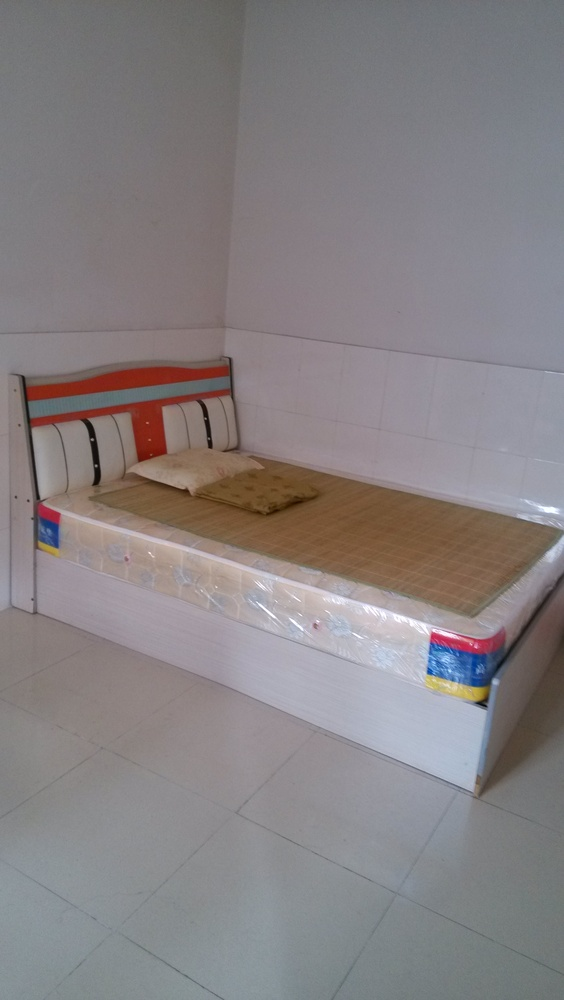
%> input picture 111/bed.jpg, 564 x 1000 px, shrunk from 1840 x 3264 before the run
$ octave main111z.m   (GNU Octave 9; MATLAB toolbox functions it lacks are replaced by stand-ins)
%> lines starting %> are read from the running program, lines starting %| are printed output that depends on the picture
### 111/hboxfilter.m
function sum=hboxfilter(patch_darkchanel,r)

[m,n]=size(patch_darkchanel);

sum_h= cumsum(patch_darkchanel,2);

sum=zeros(m,n);

sum(:,1:r+1) = sum_h(:,r+1:2*r+1);

sum(:,r+2:n-r) = sum_h(:,2*r+2:n)-sum_h(:,2:n-2*r);

sum(:,n-r+1:n) = sum_h(:,n)*ones(1,r)-sum_h(:,n-2*r+1:n-r);


% [14 lines of commented-out code are left out]

### 111/guidedfilter1.m
function refine_darkchannel=guidefilter1(Darkchannel,patch_darkchannel,rd,eps)

N=hboxfilter(ones(size(Darkchannel)),rd);

uk=hboxfilter(Darkchannel,rd)./N;

pk=hboxfilter(patch_darkchannel,rd)./N;

IP=hboxfilter(patch_darkchannel.*Darkchannel,rd)./N;

fenzi=IP-uk.*pk;

II=hboxfilter(Darkchannel.*Darkchannel,rd)./N;

esk=II-uk.*uk;

fenmu=esk+eps;

ak=fenzi./fenmu;

bk =pk-ak.*uk;

ai=hboxfilter(ak,rd)./N;
bi=hboxfilter(bk,rd)./N;

refine_darkchannel=ai.*Darkchannel+bi;

### 111/L0main2.m
%   Distribution code Version 1.0 -- 09/23/2011 by Jiaya Jia Copyright 2011, The Chinese University of Hong Kong.
%
%   The Code is created based on the method described in the following paper
%   [1] "Image Smoothing via L0 Gradient Minimization", Li Xu, Cewu Lu, Yi Xu, Jiaya Jia, ACM Transactions on Graphics,
%   (SIGGRAPH Asia 2011), 2011.
%
%   The code and the algorithm are for non-comercial use only.


function S = L0main2(Im,Ip, lambda, kappa)
%L0Smooth - Image Smoothing via L0 Gradient Minimization
%   S = L0Smooth(Im, lambda, kappa) performs L0 graidient smoothing of input
%   image Im, with smoothness weight lambda and rate kappa.
%
%   Paras:
%   @Im    : Input UINT8 image, both grayscale and color images are acceptable.
%   @lambda: Smoothing parameter controlling the degree of smooth. (See [1])
%            Typically it is within the range [1e-3, 1e-1], 2e-2 by
%            default.     平滑的程度

%   @kappa : Parameter that controls the rate. (See [1])
%            Small kappa results in more iteratioins and with sharper edges.
%            We select kappa in (1, 2].
%            kappa = 2 is suggested for natural images. 运行效率
%
%   Example
%   ==========
%   Im  = imread('pflower.jpg');
%   S  = L0Smooth(Im); % Default Parameters (lambda = 2e-2, kappa = 2)
%   figure, imshow(Im), figure, imshow(S);


if ~exist('kappa','var')
    kappa = 2.0;                %对kappa 进行默认赋值
end
if ~exist('lambda','var')
    lambda = 2e-2;             %对lambda 进行默认赋值
end
S = im2double(Im);          %把图像数据类型转换为双精度浮点类型
S1 = im2double(Ip);
betamax = 1e3;
fx = [1, -1];
fy = [1; -1];
[N,M,D] = size(Im);
sizeI2D = [N,M];
otfFx = psf2otf(fx,sizeI2D);
otfFy = psf2otf(fy,sizeI2D);
Normin1 = fft2(S);
Normin11 = fft2(S1);
Denormin2 = abs(otfFx).^2 + abs(otfFy ).^2;
if D>1
    Denormin2 = repmat(Denormin2,[1,1,D]);%rempat 复制相同的矩阵的形式，以[a,b,c] 形式产生。行有a个这样的矩阵，列有b个这样的矩阵，后面再形成m维数。
end
beta = 2*lambda;
while beta < betamax

    Denormin   = 1 + beta*Denormin2;
    % h-v subproblem
    h = [diff(S,1,2), S(:,1,:) - S(:,end,:)];
    v = [diff(S,1,1); S(1,:,:) - S(end,:,:)];

    k = [diff(S1,1,2), S1(:,1,:) - S1(:,end,:)];
    o = [diff(S1,1,1); S1(1,:,:) - S1(end,:,:)];

    if D==1
%         t = (h.^2+v.^2)<lambda/beta;
     t1 = (h.^2)<0.001/beta;
      t = sum((h.^2+o.^2),3)<0.005/beta;
    else
% [6 lines of commented-out code are left out]

         t = sum((h.^2+o.^2),3)<1/beta;
       t = repmat(t,[1,1,D]);

% [8 lines of commented-out code are left out]
        t1 = sum((k.^2),3)<0.5/beta;
        t1 = repmat(t1,[1,1,D]);

    end


      h(t)=0; v(t)=0;
     h(t1)=0;% v(t1)=0;
     k(t1)=0; %o(t1)=0;
% [20 lines of commented-out code are left out]
    Normin2 = [h(:,end,:) - h(:, 1,:), -diff(h,1,2)];
    Normin2 = Normin2 + [v(end,:,:) - v(1, :,:); -diff(v,1,1)];

    FS = (Normin1 + beta*fft2( Normin2))./Denormin;
    S = real(ifft2(FS));

     Normin21 = [k(:,end,:) - k(:, 1,:), -diff(k,1,2)];
    Normin21 = Normin21 + [o(end,:,:) - o(1, :,:); -diff(o,1,1)];

    FS1 = (Normin11 + beta*fft2( Normin21))./Denormin;
    S1 = real(ifft2(FS1));
%
       beta = beta*kappa;
%     beta = beta*kappa;
    fprintf('.');
end
fprintf('\n');
end

### 111/main111z.m
Im = im2double(imread('bed.jpg'));
% Ip = im2double(imread('pflowercan1.jpg'));


% I1=(imread('111.png'));
%
% % HSV则对人很直观，H表示颜色，S表示饱和度（可以理解为纯度），V为亮度。
% % 例如“有点浓的暗红色”对应成HSV即“H为红色，S比较高（纯），V比较低（暗）”。
% % H，S，V三个变量的取值均在0和1之间。
%
%  r=hsv2rgb(r);
%
%I=double(rgb2hsv(I1));


a= max(max(Im(:,:,1),Im(:,:,2)),Im(:,:,2));
b= min(min(Im(:,:,1),Im(:,:,2)),Im(:,:,2));

c=a-b;

Ik=zeros(size(Im));

Ik(:,:,1)=c;
Ik(:,:,2)=c;
Ik(:,:,3)=c;

tic;
rd=55;
% eps=0.1;
% eps=0.2;  0.8
S=Im;


Im=S;
eps=0.8;
%l为低频部分，认为没有雨的。
Ip=zeros(size(Im));
Ip(:,:,1) =guidedfilter1(Im(:,:,1),Im(:,:,1),rd,eps);
%> in hboxfilter, `sum(:,n-r+1:n) = sum_h(:,n)*ones(1,r)-sum_h(:,n-2*r+1:n-r);`:
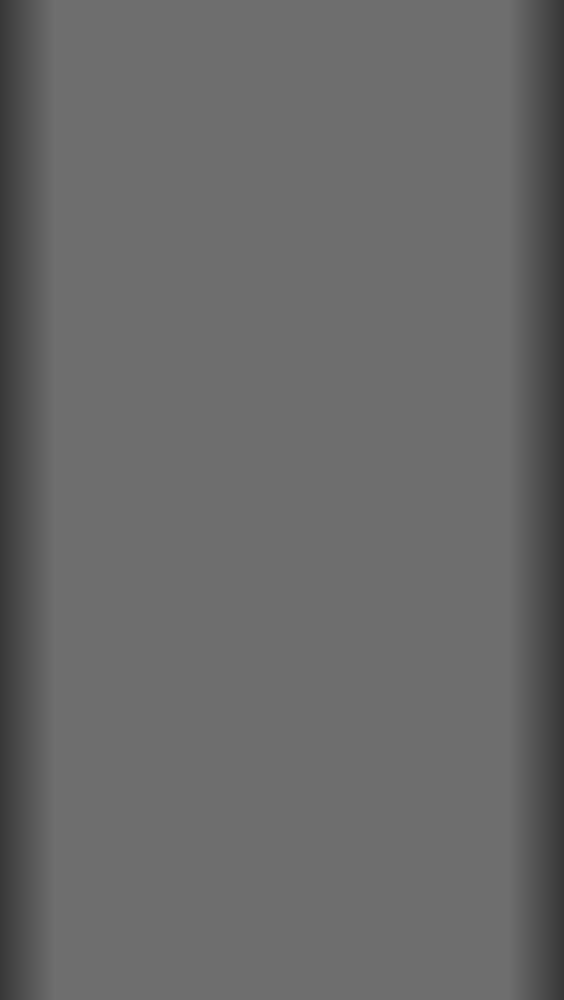
%> sum: size 1000x564 double; min 55, max 111, mean 104.6
%> in hboxfilter (call 2), `sum(:,n-r+1:n) = sum_h(:,n)*ones(1,r)-sum_h(:,n-2*r+1:n-r);`: sum: size 1000x564 double; min 17.67, max 89.32, mean 55.2
%> in hboxfilter (call 4), `sum(:,n-r+1:n) = sum_h(:,n)*ones(1,r)-sum_h(:,n-2*r+1:n-r);`: sum: size 1000x564 double; min 5.73, max 73.34, mean 29.9
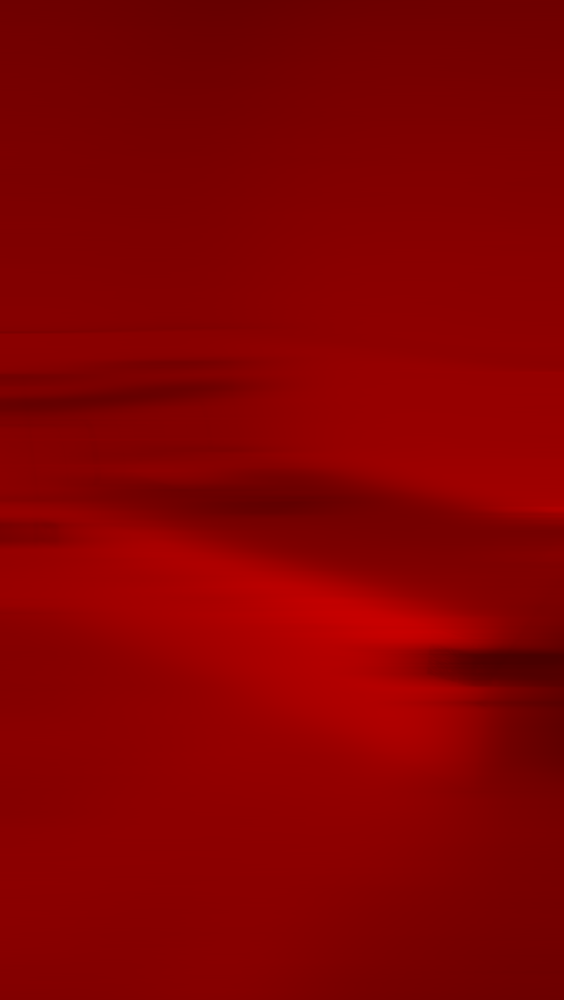
%> Ip: size 1000x564x3 double; mean R, G, B 0.526, 0, 0
Ip(:,:,2) =guidedfilter1(Im(:,:,2),Im(:,:,2),rd,eps);
%> call 2 of guidefilter1, with rd = 55, eps = 0.8
%> in hboxfilter (call 9), `sum(:,n-r+1:n) = sum_h(:,n)*ones(1,r)-sum_h(:,n-2*r+1:n-r);`:
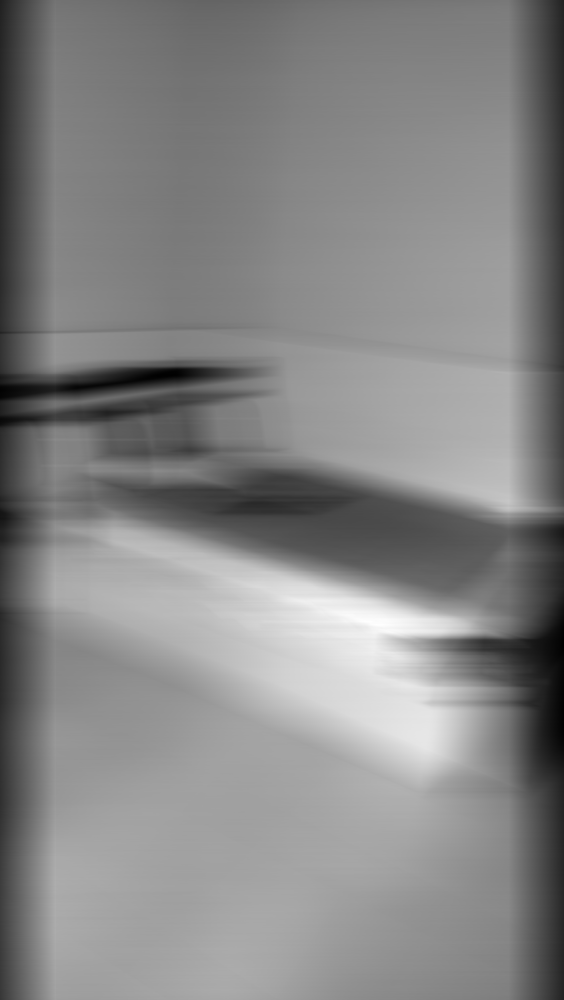
%> sum: size 1000x564 double; min 14.97, max 87.11, mean 52.9; drawn with min black and max white
%> in hboxfilter (call 11), `sum_h= cumsum(patch_darkchanel,2);`:
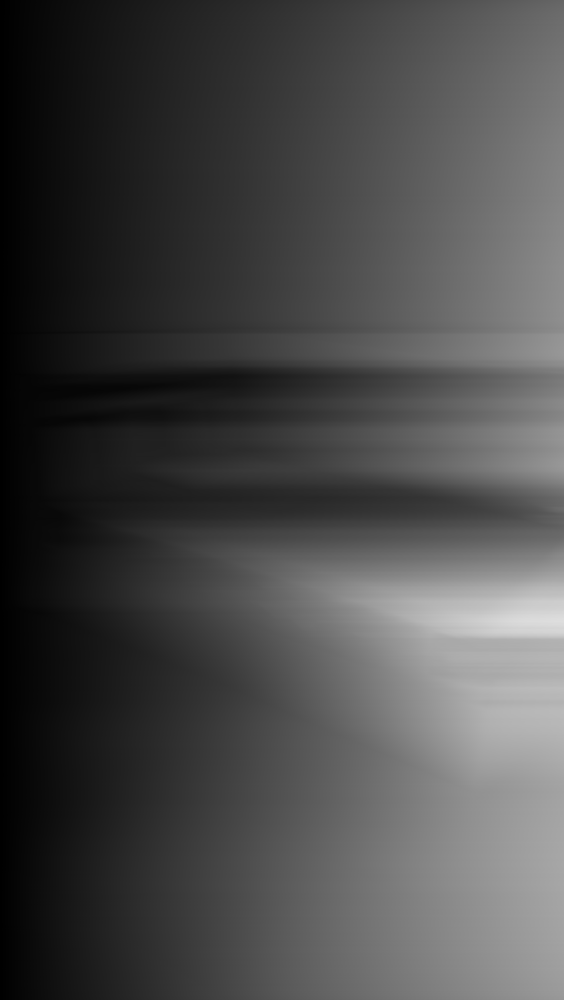
%> sum_h: size 1000x564 double; min 0.179, max 222.7, mean 73.5
%> in hboxfilter (call 11), `sum(:,n-r+1:n) = sum_h(:,n)*ones(1,r)-sum_h(:,n-2*r+1:n-r);`:
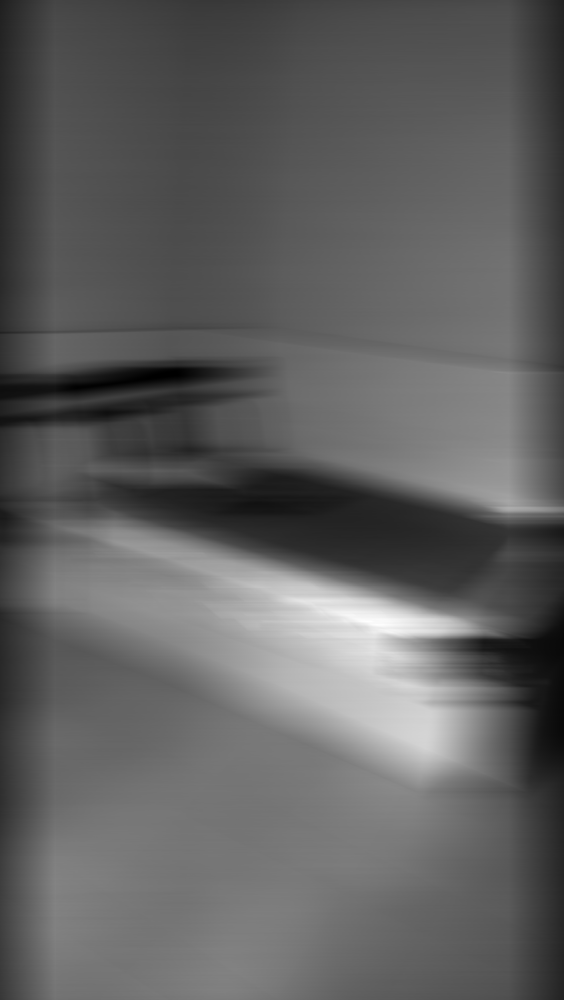
%> sum: size 1000x564 double; min 2.13, max 69.79, mean 27.8; drawn with min black and max white
%> in guidefilter1 (call 2), `IP=hboxfilter(patch_darkchannel.*Darkchannel,rd)./N;`:
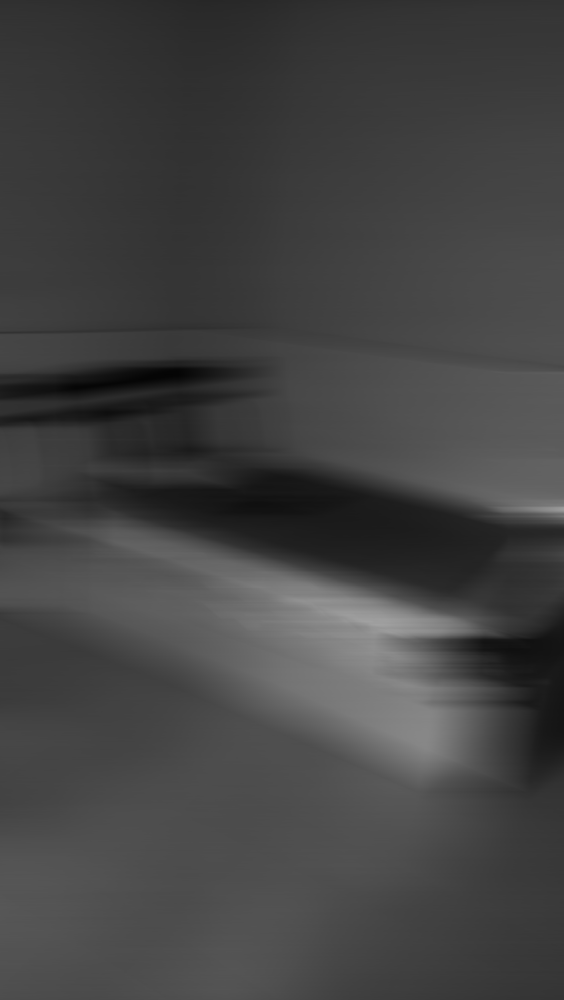
%> IP: size 1000x564 double; min 0.0194, max 0.634, mean 0.264
%> in guidefilter1 (call 2), `fenzi=IP-uk.*pk;`:
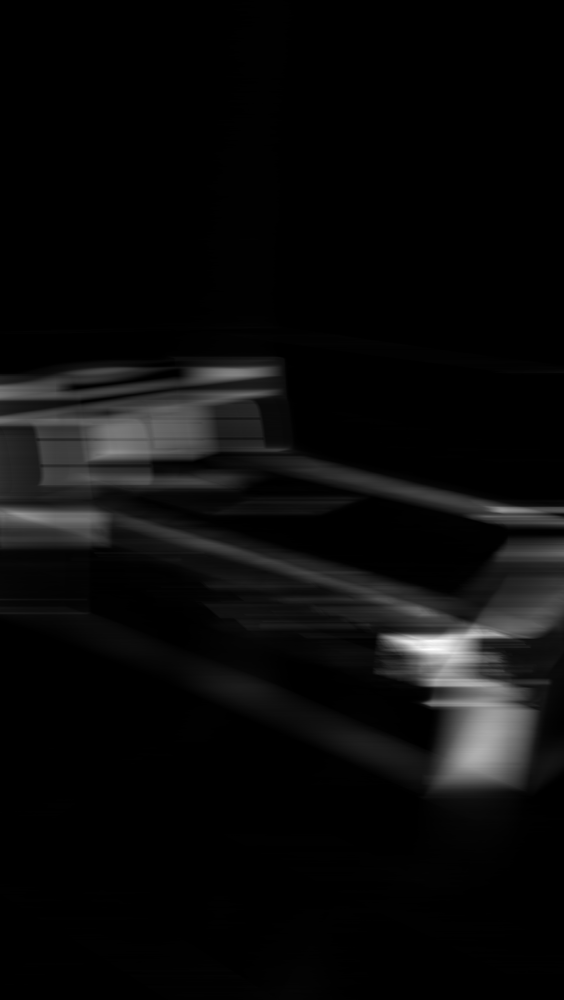
%> fenzi: size 1000x564 double; min 7.47e-06, max 0.0663, mean 0.00286; drawn with min black and max white
Ip(:,:,3)=guidedfilter1(Im(:,:,3),Im(:,:,3),rd,eps);

% Ip=0.9*min(Ip,Im)+0.1*Ip;
% S= L0main2(Im,Ik+Ip,0.01);

S= L0main2(Im,Ip,5);
%> after the loop in L0main2, `while beta < betamax`: beta = 1280


% [12 lines of commented-out code are left out]

  S=min(S,Im);


% S = L0Smain(Im,Ip,0.001);
figure, imshow(S);
% imwrite(uint8(S.*255),'.\5d.jpg');

$ run again, with 111/pflower.jpg copied over 111/bed.jpg
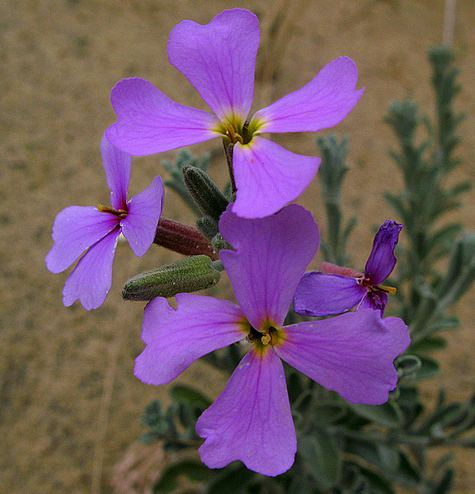
%> input picture 111/pflower.jpg, 475 x 494 px
%> in hboxfilter (call 11), `sum(:,n-r+1:n) = sum_h(:,n)*ones(1,r)-sum_h(:,n-2*r+1:n-r);`:
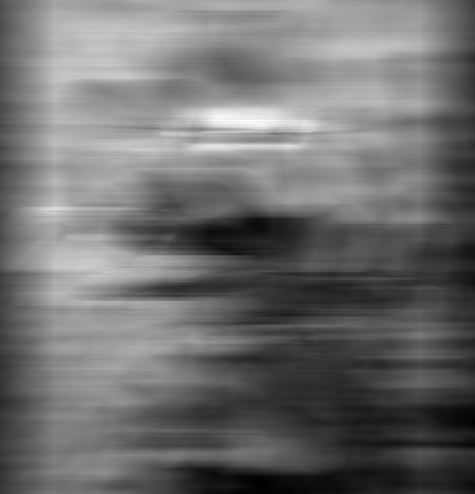
%> sum: size 494x475 double; min 2.04, max 27.57, mean 13.2; drawn with min black and max white
%> in guidefilter1 (call 2), `fenzi=IP-uk.*pk;`:
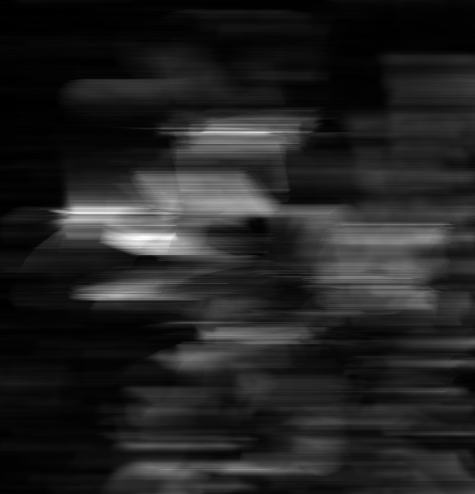
%> fenzi: size 494x475 double; min 5.52e-05, max 0.0352, mean 0.00487; drawn with min black and max white
%> after the loop in L0main2, `while beta < betamax`: beta = 1280
